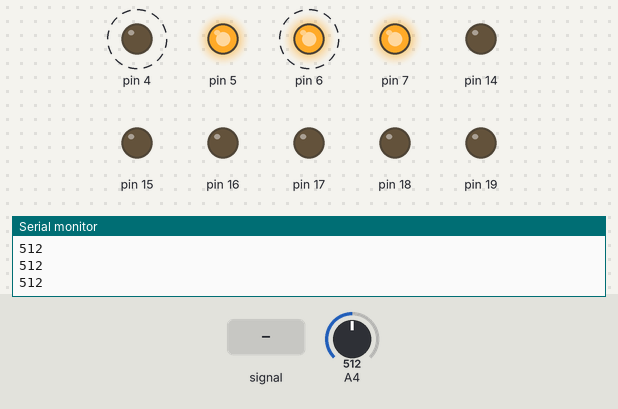
The sketch below on a simulated Arduino Uno, built with avr-gcc and run on an emulated ATmega328P. Parts: output pins drawn as LEDs (lit = HIGH), the last lines printed to the serial monitor. Dashed ring = blinking. The test bench sets the inputs (shaded band); at power-on: A4 = 512.

Above: at 0.8 s.
0.9 s: A4 fed a 2 Hz sine of ±306 counts around its level
At 3.8 s:
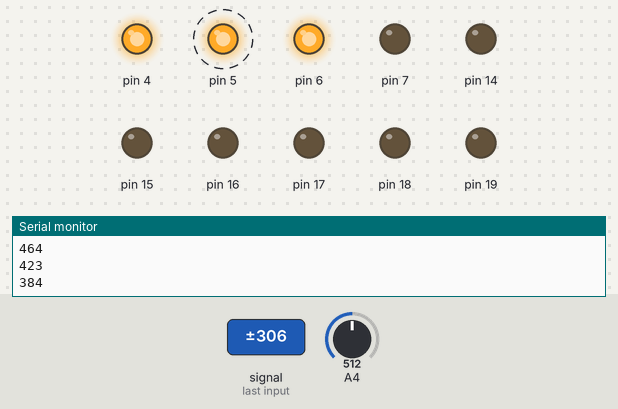
3.9 s: A4 set to 530
At 4.7 s:
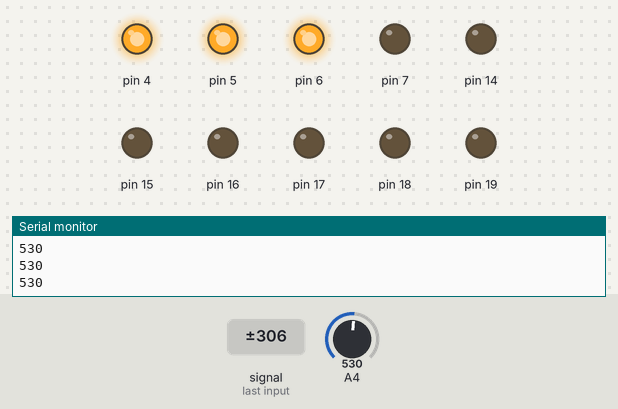
5.4 s: A4 set to 514
At 5.78 s:
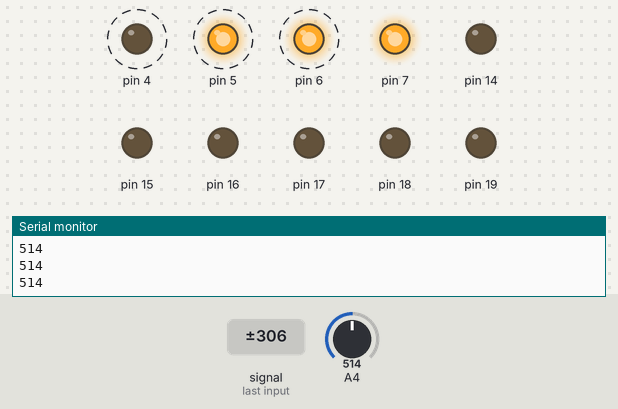
8.4 s: A4 set to 690
At 9.1 s:
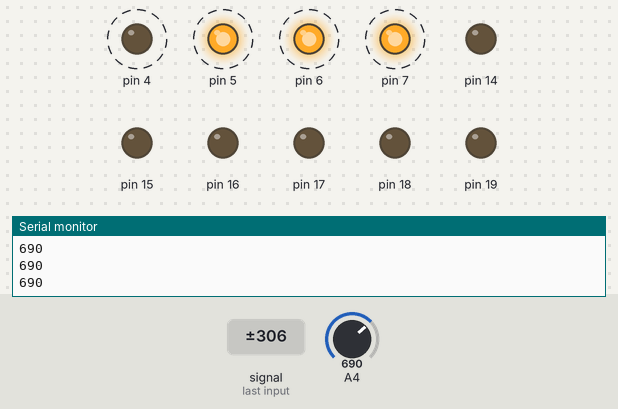
11.4 s: A4 set to 664
At 11.4 s:
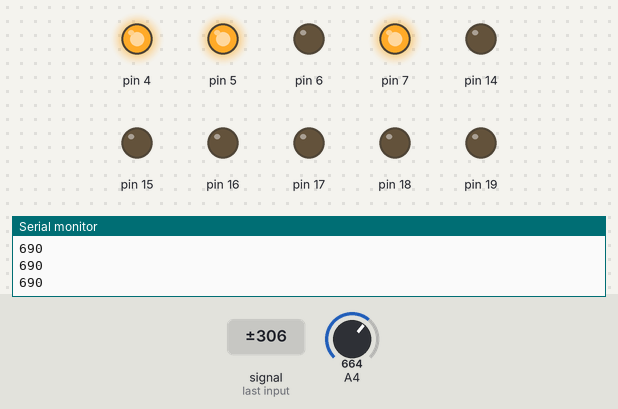
Timing chart, 0 to 13.9 s (numbered marks = the images above; inputs shaded):
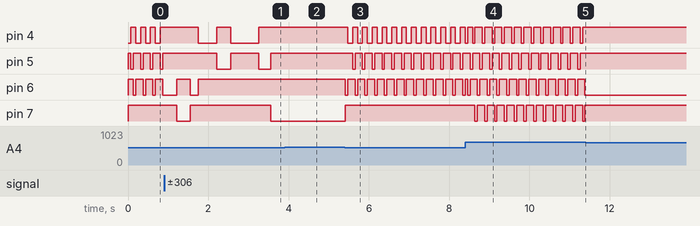

Measured:
- the behaviour switches between 521 and 520 on A4 (found by bisection; images 2 and 3)
- the behaviour switches between 680 and 679 on A4 (found by bisection; images 4 and 5)
- after the input at 0.9 s, pin 5: alternates HIGH for 0.70 s and LOW for 0.32 s, starting after 1.3 s; pin 7: HIGH → LOW after 0.31 s, → HIGH 0.34 s later, → LOW 2.0 s later
- after the input at 3.9 s, pin 4: stays HIGH (without the input it goes to LOW after 0.35 s); pin 5: stays HIGH (without the input it goes to LOW after 1.2 s); pin 6: stays HIGH (without the input it goes to LOW after 0.11 s); pin 7: stays LOW (without the input it goes to HIGH after 0.11 s)
- after the input at 5.4 s, pin 4: alternates HIGH for 0.12 s and LOW for 0.12 s, starting after 0.08 s; pin 5: alternates HIGH for 0.18 s and LOW for 0.06 s, starting after 0.20 s; pin 6: alternates HIGH for 0.18 s and LOW for 0.06 s, starting at once; pin 7: LOW → HIGH at once
- after the input at 8.4 s, pin 7: alternates HIGH for 0.18 s and LOW for 0.06 s, starting after 0.24 s
- after the input at 11.4 s, pin 4, pin 5, pin 7: stops changing and stays HIGH; pin 6: stops changing and stays LOW
- by itself, pin 5: repeats every 0.24 s: LOW 0.06 s, HIGH 0.18 s

The sketch:

35.1.ino
```cpp
#include <obotz_level6_stepper_motor.h>

#include <avr/io.h>
#include <util/delay.h>
#include <avr/interrupt.h>

int num[] = {0xF6, 0x60, 0xD5, 0xF1, 0x63, 0xB3, 0xB7, 0xE0, 0xF7, 0xF3, 0x3D, 0x37, 0x96, 0x75, 0x66, 0x90};

#define BITN(BIT_NUM)               (0x01 << (BIT_NUM))
#define SET_BIT(PORT, BIT_NUM)      ((PORT) |= (BITN(BIT_NUM)))
#define CHECK_BIT(PORT, BIT_NUM)    ((PORT) & (BITN(BIT_NUM)))
#define CLEAR_BIT(PORT, BIT_NUM)    ((PORT) &= (~(BITN(BIT_NUM))))
int i = 0, c = 0, d = 0;
long result, average;

void compare()
{
  if(average >= 510 && average <= 520){
    c++;
    antistepper();
    _delay_ms(50);
  }
  if(average >= 680 && average <= 690){
    d++;
    clkstepper();
    _delay_ms(50);
  }
}

int main(void)
{
  Serial.begin(2000000);
  DDRC = 0xFF;
  DDRD = 0xF0;
  while(true)
  {
    ADMUX = 0x44;
    ADCSRA = 0xC7;
    while(CHECK_BIT(ADCSRA, ADSC));
    result += ADCW;
    i++;
    if(i > 99){
      average = result/100;
      Serial.println(average);
      compare();
      result = 0;
      average = 0;
      i = 0;
    }
  }
}
```
